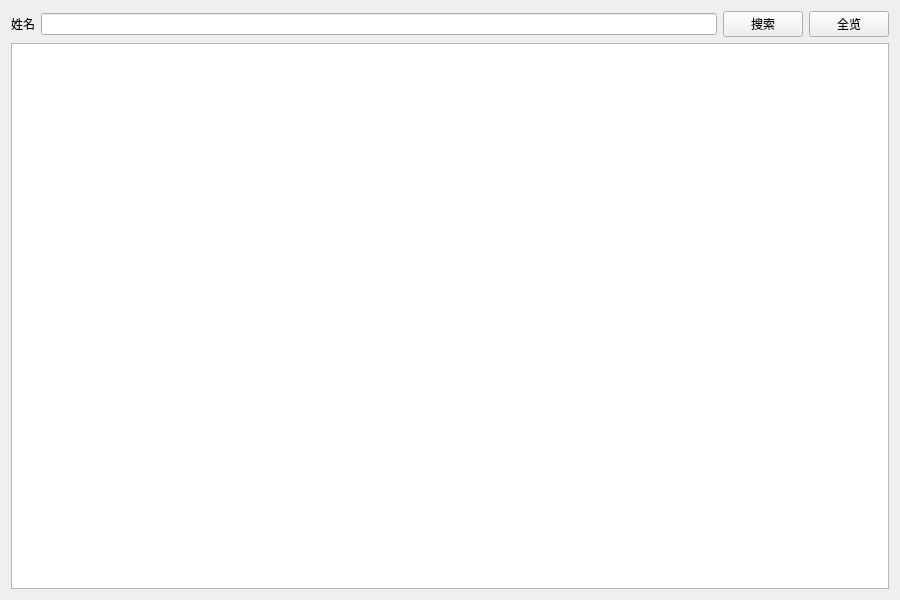
<?xml version="1.0" encoding="UTF-8"?>
<ui version="4.0">
 <class>view</class>
 <widget class="QWidget" name="view">
  <property name="geometry">
   <rect>
    <x>0</x>
    <y>0</y>
    <width>900</width>
    <height>600</height>
   </rect>
  </property>
  <property name="windowTitle">
   <string>Form</string>
  </property>
  <layout class="QGridLayout" name="gridLayout">
   <item row="0" column="0">
    <layout class="QVBoxLayout" name="verticalLayout">
     <item>
      <layout class="QHBoxLayout" name="horizontalLayout_2">
       <item>
        <layout class="QHBoxLayout" name="horizontalLayout">
         <item>
          <widget class="QLabel" name="label">
           <property name="text">
            <string>姓名</string>
           </property>
          </widget>
         </item>
         <item>
          <widget class="QLineEdit" name="name_v"/>
         </item>
        </layout>
       </item>
       <item>
        <widget class="QPushButton" name="search_v">
         <property name="text">
          <string>搜索</string>
         </property>
        </widget>
       </item>
       <item>
        <widget class="QPushButton" name="view_t">
         <property name="text">
          <string>全览</string>
         </property>
        </widget>
       </item>
      </layout>
     </item>
     <item>
      <widget class="QTableWidget" name="tableWidget"/>
     </item>
    </layout>
   </item>
  </layout>
 </widget>
 <resources/>
 <connections/>
</ui>
